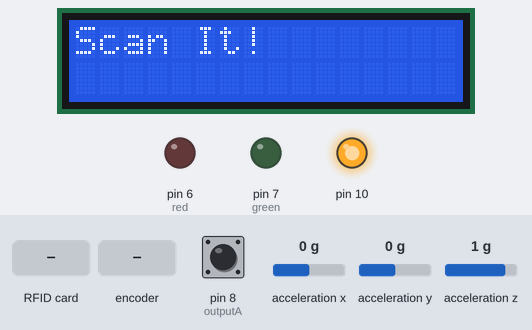
Recording of a sketch running on a simulated Arduino Uno, built with avr-gcc and run on an emulated ATmega328P. Shown: 16×2 character LCD, output pins drawn as LEDs (lit = HIGH). Wiring (inferred from the names in the program): MPU-9250 motion sensor at I2C address 0x68. The inputs (shaded band) are chosen by the test bench; at power-on: acceleration z 1 g, pin 8 (outputA) HIGH, acceleration x 0 g, acceleration y 0 g. Random numbers use the default seed unless the sketch sets one; what the sketch prints to the serial monitor is not drawn.

Above: at 3.3 s.
3.4 s: RFID card 5E 7A 19 C4 held to the reader
At 5.3 s:
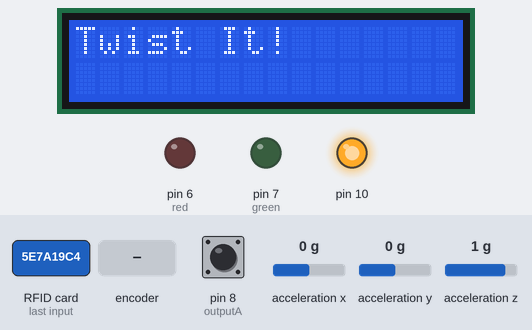
5.9 s: rotary encoder on pin 8 (outputA) / pin 9 (outputB) turned 1 step (first pin leading)
At 6.8 s:
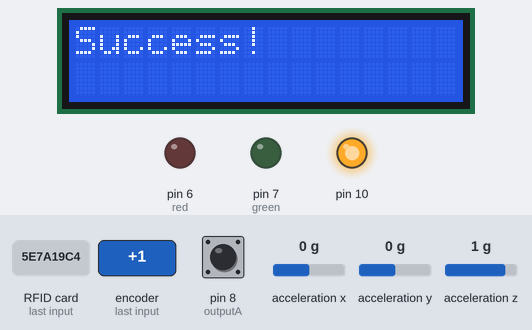
7.9 s: rotary encoder on pin 8 (outputA) / pin 9 (outputB) turned 1 step (first pin leading)
At 10.3 s:
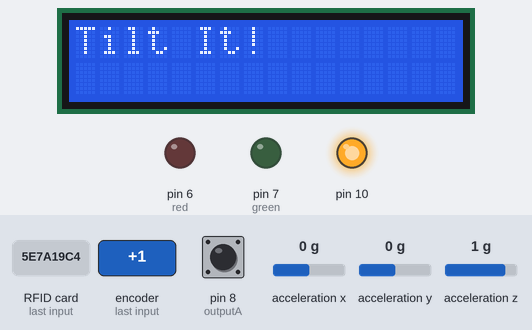
11.1 s: acceleration z set to -1.4 g
At 11.5 s:
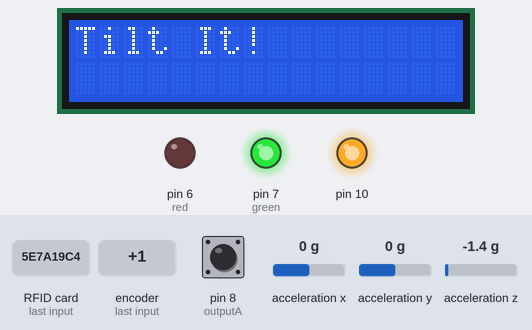
14.1 s: acceleration z set to 0.8 g
At 16.3 s:
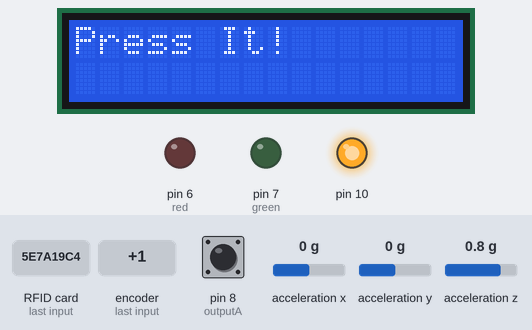
Timing chart, 0 to 19.1 s (numbered marks = the images above; inputs shaded):
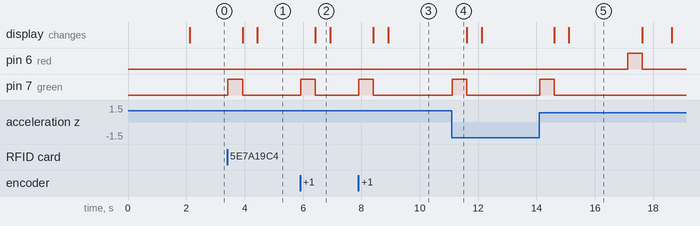

The sketch:

Bopduino.ino
```cpp
#include <Wire.h>
#include <LiquidCrystal.h>
#include <SPI.h>
#include <MFRC522.h>

//LED pins
#define red 6     // Pin for red LED
#define green 7  // Pin for green LED

//LCD setup
const int rs = 16, en = 17, d4 = 5, d5 = 4, d6 = 3, d7 = 2;  // A1 and A2 for rs and en
LiquidCrystal lcd(rs, en, d4, d5, d6, d7);

// Sensor setup
#define outputA 8   // Rotary encoder pin A
#define outputB 9  // Rotary encoder pin B
#define SS_PIN 14 // RFID SS pin (A0)
#define RST_PIN 15 // RFID RST pin (A1)
MFRC522 mfrc522(SS_PIN, RST_PIN); // RFID instance.
const int playButton = 1;  // Button pin
const int MPU_addr = 0x68;
int currentState, LastState;
unsigned long startTime;   // For tracking prompt timing
int score = 0; // Tracking score
int timeAlotted = 3000;

// Variables for gyroscope readings
int16_t accel_x, accel_y, accel_z;      // Tilt detection
float ax, ay, az;                        // Tilt calculations
float start_ax, start_ay, start_az;      // Store initial position values
bool hasTilted = false;                  // Track if device has been tilted

// Enumeration for different successes
enum ACTION {
  PRESS,
  TWIST,
  TILT,
  SCAN,
  FAIL
};

// Setup
void setup() {
  pinMode(red, OUTPUT);
  pinMode(green, OUTPUT);
  lcd.begin(16, 2);
  pinMode(outputA, INPUT);
  pinMode(outputB, INPUT);
  pinMode(playButton, INPUT);
  LastState = digitalRead(outputA);

  // For MPU
  Wire.begin();
  Serial.begin(115200);
  // Wake up the MPU6500 by writing 0 to the power management register (0x6B)
  Wire.beginTransmission(MPU_addr);
  Wire.write(0x6B);
  Wire.write(0);
  Wire.endTransmission(true);
  // Optionally, you can configure the gyro full-scale range here by writing to register 0x1B.
  // For ±250 deg/s, the default value (0) is fine.
  Serial.println("MPU6500 Initialized.");

  // For RFID
  SPI.begin();      // Initiate  SPI bus
  mfrc522.PCD_Init();   // Initiate MFRC522

  // Display welcome message for 2 seconds
  lcd.setCursor(0, 0);
  lcd.print("Play BopDuino!");
  delay(2000);
  lcd.clear();
}

void loop() {
  // Generate random prompt
  ACTION prompt = generatePrompt();
  displayAction(prompt);

  // Store initial position of rotary encoder
  LastState = digitalRead(outputA);

  // Store initial position
  updateAccelData();
  start_ax = ax; // Store initial x position
  start_ay = ay; // Store initial y position
  start_az = az; // Store initial z position

  // Set the start time for the timer
  startTime = millis();

  // Loop waiting for input
  while (millis() - startTime < timeAlotted) {
    ACTION result = checkAction();

    if (result == prompt) {
      color(true);  // Success!
      displayText("Success!");
      delay(500);
      score += 10;

      if (timeAlotted < 1250) {
        timeAlotted -= 50;
      } else {
        timeAlotted -= 200;
      }

      return;
    } else if (result == FAIL) {
      continue;
    } else {
      break;
    }
  }

  // If we get here, the time elapsed without correct input
  color(false);  // Failure
  displayText("Failed!");
  delay(1000);   // Pause to see the LED
  endState();
}

// Update accelerometer data from MPU
void updateAccelData() {
  // Request 6 bytes from the MPU starting at register 0x3B (Accel X high byte)
  Wire.beginTransmission(MPU_addr);
  Wire.write(0x3B);
  Wire.endTransmission(false);
  Wire.requestFrom(MPU_addr, 6, true);  // Request 6 bytes

  // Read high and low bytes and combine them for each axis
  accel_x = Wire.read() << 8 | Wire.read();
  accel_y = Wire.read() << 8 | Wire.read();
  accel_z = Wire.read() << 8 | Wire.read();

  // Convert raw values to g forces (using 16384 LSB/g for ±2g range)
  ax = accel_x / 16384.0;
  ay = accel_y / 16384.0;
  az = accel_z / 16384.0;
}

ACTION checkAction() {
  // If button was pressed
  if (digitalRead(playButton) == HIGH) {
    return PRESS;
  }

  // If rotary encoder was twisted
  currentState = digitalRead(outputA);
  if (currentState != LastState) {
    return TWIST;
  }

  // If MPU was tilted
  updateAccelData();

  // Calculate the angle between current and starting vectors
  // Using the dot product formula: cos(θ) = (a·b)/(|a|×|b|)
  float dotProduct = ax*start_ax + ay*start_ay + az*start_az;
  float magA = sqrt(ax*ax + ay*ay + az*az);
  float magB = sqrt(start_ax*start_ax + start_ay*start_ay + start_az*start_az);

  // Calculate angle between vectors in degrees
  float angle = acos(dotProduct/(magA*magB)) * 180.0 / PI;

  // Success if tilted at least 60 degrees from starting position
  if (angle > 60) {
    hasTilted = true;
    return TILT;
  }

  // If there was any RFID scan
    // Check for RFID card
  if (mfrc522.PICC_IsNewCardPresent()) {
    // Card is present, attempt to read it
    if (mfrc522.PICC_ReadCardSerial()) {
      mfrc522.PICC_HaltA(); // Stop reading
      return SCAN;
    }
  }

  return FAIL;
}

// This function chooses which LED to light up
void color(bool success) {
  if (success) {
    digitalWrite(green, HIGH);  // Turn green LED on
    digitalWrite(red, LOW);     // Make sure red LED is off
  } else {
    digitalWrite(red, HIGH);    // Turn red LED on
    digitalWrite(green, LOW);   // Make sure green LED is off
  }

  delay(500);  // Keep LED on for half a second

  // Turn both LEDs off
  digitalWrite(red, LOW);
  digitalWrite(green, LOW);
}

// Randomly generate a prompt
ACTION generatePrompt() {
  // Random number: 0, 1, 2, or 3
  int choice = random(4);

  if (choice == 0) {
    return PRESS;
  } else if (choice == 1) {
    return TWIST;
  } else if (choice == 2) {
    return TILT;
  } else {
    return SCAN;
  }
}

void displayAction(ACTION action) {
  switch (action) {
    case PRESS:
      displayText("Press It!");
      break;
    case TWIST:
      displayText("Twist It!");
      break;
    case TILT:
      displayText("Tilt It!");
      break;
    case SCAN:
      displayText("Scan It!");
      break;
    default:
      displayText("Cooked.");
      break;
  }
}

void displayText(String prompt) {
  lcd.clear();
  lcd.setCursor(0, 0);
  lcd.print(prompt);
}

void endState() {
  displayText("Your score: " + String(score));
  lcd.setCursor(0, 1);
  lcd.print("Press to play!");
  while(digitalRead(playButton) == LOW) {
    delay(50);
  }
  score = 0;
  timeAlotted = 3000;
  displayText("Play Bopduino!");
  delay(2000);
}
```

Measured:
- after the input at 3.4 s, pin 7 (green): LOW → HIGH at once, → LOW 0.50 s later
- after the input at 5.9 s, pin 7 (green): LOW → HIGH at once, → LOW 0.50 s later
- after the input at 7.9 s, pin 7 (green): LOW → HIGH at once, → LOW 0.50 s later
- after the input at 11.1 s, pin 7 (green): LOW → HIGH at once, → LOW 0.50 s later
- after the input at 14.1 s, pin 7 (green): LOW → HIGH at once, → LOW 0.50 s later
- what the display in image 2 shows lasts 0.5 s, from 6.4 s to 6.9 s
